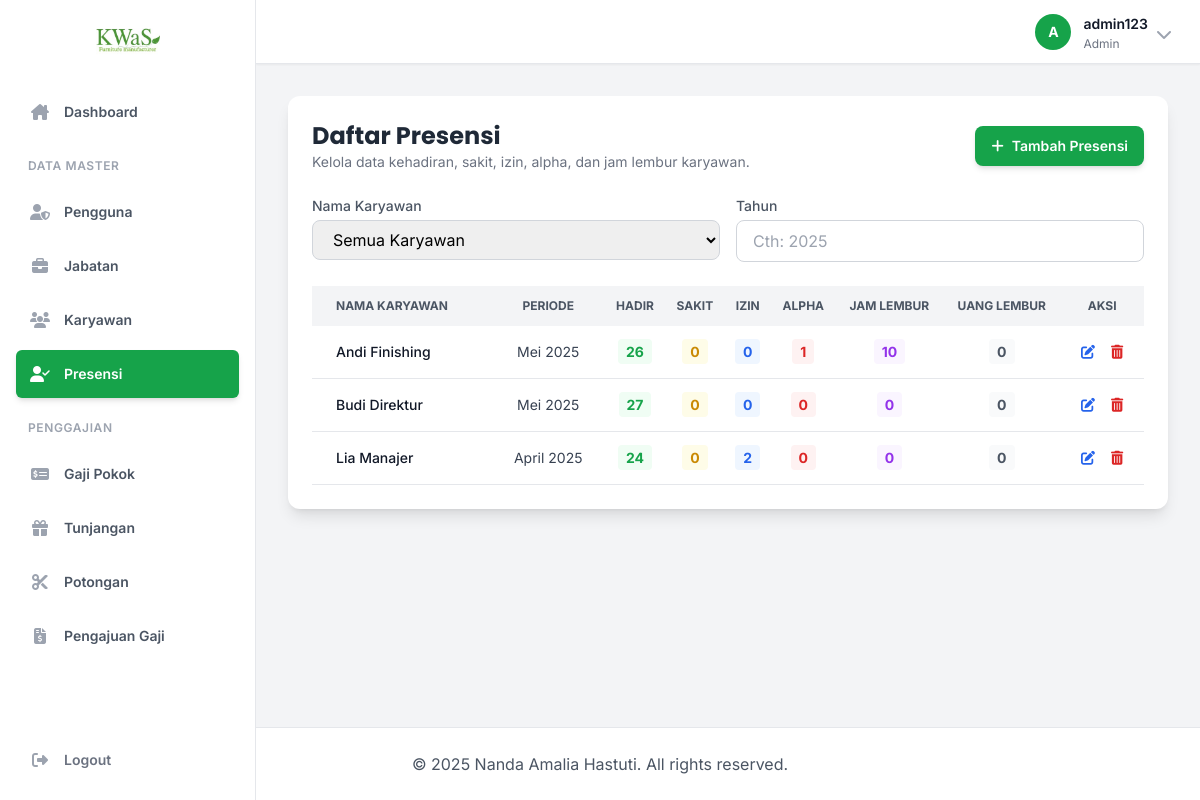
The page /pages/presensi.php (signed in) on the database as committed earlier.
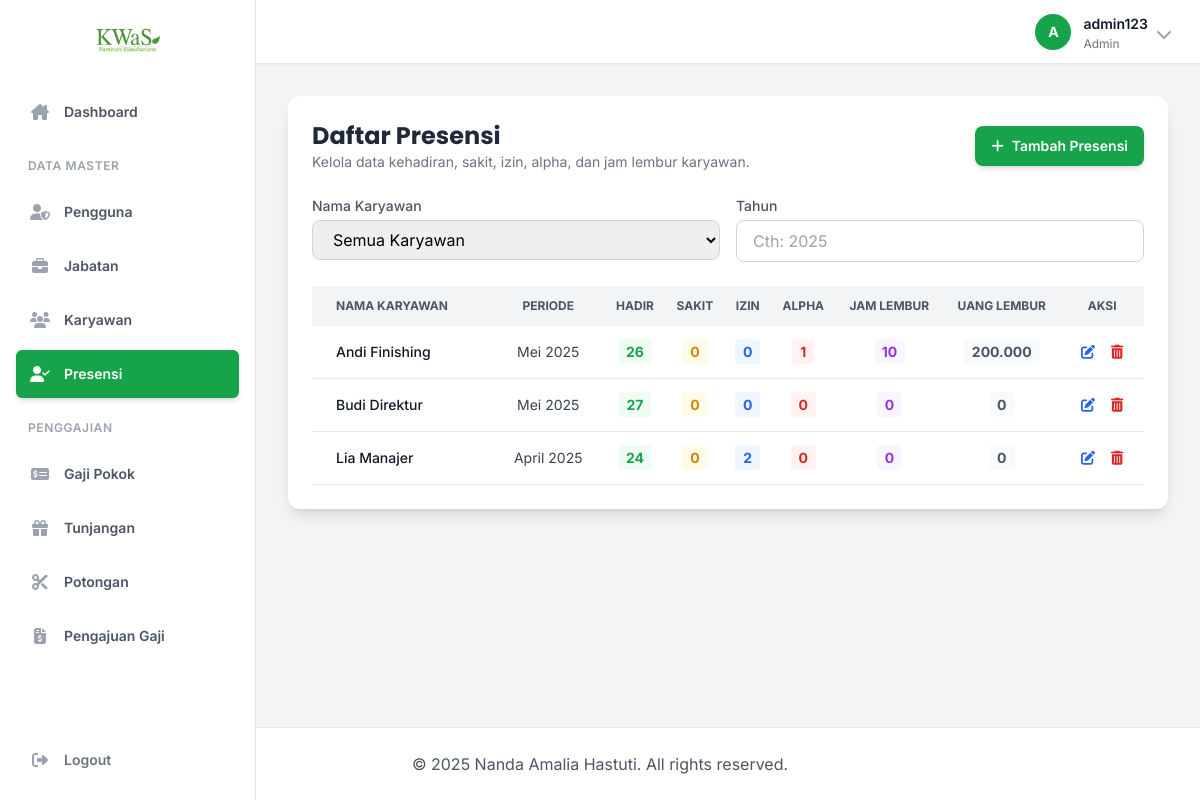
The same page on the database as committed later.
### tables this page shows
CREATE TABLE PRESENSI (
    Id_Presensi INT AUTO_INCREMENT PRIMARY KEY,
    Id_Karyawan VARCHAR(15),
    Bulan VARCHAR(30),
    Tahun YEAR,
    Hadir INT,
    Sakit INT,
    Izin INT,
    Alpha INT,
    Jam_Lembur INT,
    Uang_Lembur DECIMAL(12,2) DEFAULT 0,
    FOREIGN KEY (Id_Karyawan) REFERENCES KARYAWAN(Id_Karyawan) ON DELETE CASCADE
);

CREATE TABLE KARYAWAN (
    Id_Karyawan VARCHAR(15) PRIMARY KEY,
    Nama_Karyawan VARCHAR(50) NOT NULL,
    Jenis_Kelamin ENUM('Laki-laki', 'Perempuan'),
    Tgl_Lahir DATE,
    Tgl_Awal_Kerja DATE,
    Alamat VARCHAR(255),
    Telepon VARCHAR(15),
    Id_Pengguna VARCHAR(15) UNIQUE,
    Id_Jabatan VARCHAR(15),
    Status VARCHAR(10) DEFAULT 'Aktif',
    FOREIGN KEY (Id_Pengguna) REFERENCES PENGGUNA(Id_Pengguna) ON DELETE SET NULL,
    FOREIGN KEY (Id_Jabatan) REFERENCES JABATAN(Id_Jabatan) ON DELETE SET NULL
);

### includes/functions.php (called while the page is built, shortened)
<?php
function e($string) {
    return htmlspecialchars($string ?? '', ENT_QUOTES, 'UTF-8');
}
?>

### pages/presensi.php (the view, shortened to what the changed rows need)
<?php
require_once __DIR__ .
'/../includes/functions.php';
$action = $_GET['action'] ?? 'list';
$page = isset($_GET['page']) ? (int)$_GET['page'] : 1;
$records_per_page = 10;
$offset = ($page - 1) * $records_per_page;
require_once __DIR__ .
'/../includes/header.php';
?>
<?php if ($action === 'list'): ?>
    <div class="bg-white p-6 rounded-xl shadow-lg">
        <div class="flex flex-col sm:flex-row justify-between items-start sm:items-center mb-6 gap-4">
            <div>
                <h2 class="text-2xl font-bold text-gray-800 font-poppins">Daftar Presensi</h2>
            </div>
        </div>
        <div class="overflow-x-auto">
            <table class="w-full text-sm text-center text-gray-700">
                <thead class="text-xs uppercase bg-gray-100 text-gray-600">
                    <tr>
                        <th class="px-6 py-3 text-left">Nama Karyawan</th>
                        <th class="px-4 py-3">Periode</th>
                        <th class="px-2 py-3">Hadir</th>
                        <th class="px-2 py-3">Sakit</th>
                        <th class="px-2 py-3">Izin</th>
                        <th class="px-2 py-3">Alpha</th>
                        <th class="px-2 py-3">Jam Lembur</th>
                        <th class="px-2 py-3">Uang Lembur</th>
                        <th class="px-4 py-3 text-center">Aksi</th>
                    </tr>
                </thead>
                <tbody>
                    <?php
                    $count_params = [];
                    $types_string_count = '';
                    $data_params = $count_params;
                    $types_string_data = $types_string_count;
                    $sql = "SELECT p.*, k.Nama_Karyawan FROM PRESENSI p JOIN KARYAWAN k ON p.Id_Karyawan = k.Id_Karyawan WHERE 1=1";
                    $sql .= " ORDER BY p.Tahun DESC, FIELD(p.Bulan, 'Desember', 'November', 'Oktober', 'September', 'Agustus', 'Juli', 'Juni', 'Mei', 'April', 'Maret', 'Februari', 'Januari'), k.Nama_Karyawan ASC LIMIT ? OFFSET ?";
                    array_push($data_params, $records_per_page, $offset);
                    $types_string_data .= 'ii';
                    $stmt = $conn->prepare($sql);
                    if($types_string_data) $stmt->bind_param($types_string_data, ...$data_params);
                    $stmt->execute();
                    $result = $stmt->get_result();
                    if($result->num_rows > 0):
                        while ($row = $result->fetch_assoc()):
                        ?>
                        <tr class="bg-white border-b hover:bg-gray-50 transition-colors">
                            <td class="px-6 py-4 font-medium text-left text-gray-900"><?= e($row['Nama_Karyawan']) ?></td>
                            <td class="px-4 py-3"><?= e($row['Bulan']) ?> <?= e($row['Tahun']) ?></td>
                            <td class="px-2 py-3"><span class="font-bold text-green-600 bg-green-50 px-2 py-1 rounded"><?= e($row['Hadir']) ?></span></td>
                            <td class="px-2 py-3"><span class="font-bold text-yellow-600 bg-yellow-50 px-2 py-1 rounded"><?= e($row['Sakit']) ?></span></td>
                            <td class="px-2 py-3"><span class="font-bold text-blue-600 bg-blue-50 px-2 py-1 rounded"><?= e($row['Izin']) ?></span></td>
                            <td class="px-2 py-3"><span class="font-bold text-red-600 bg-red-50 px-2 py-1 rounded"><?= e($row['Alpha']) ?></span></td>
                            <td class="px-2 py-3"><span class="font-bold text-purple-600 bg-purple-50 px-2 py-1 rounded"><?= e($row['Jam_Lembur'] ?? '0') ?></span></td>
                            <td class="px-2 py-3"><span class="font-bold text-gray-600 bg-gray-50 px-2 py-1 rounded"><?= e(number_format($row['Uang_Lembur'] ?? 0, 0, ',', '.')) ?></span></td>
                            <td class="px-4 py-3">
                                <div class="flex items-center justify-center gap-4">
                                    <a href="presensi.php?action=edit&id=<?= e($row['Id_Presensi']) ?>" class="text-blue-600 hover:text-blue-800" title="Edit"><i class="fa-solid fa-pen-to-square"></i></a>
                                    <a href="presensi.php?action=delete&id=<?= e($row['Id_Presensi']) ?>&token=<?= e($_SESSION['csrf_token']) ?>" class="text-red-600 hover:text-red-800" onclick="return confirm('Yakin?')" title="Hapus"><i class="fa-solid fa-trash-alt"></i></a>
                                </div>
                            </td>
                        </tr>
                        <?php endwhile;
                    else:
                        echo '<tr><td colspan="8" class="text-center py-5 text-gray-500">Tidak ada data ditemukan.</td></tr>';
                    endif;
                    ?>
                </tbody>
            </table>
        </div>
    </div>
<?php endif; ?>
<?php
require_once __DIR__ .
'/../includes/footer.php';
?>

Rows that differ between the two databases and show on the page:
changed presensi "Andi Finishing": Uang_Lembur "0" → "200.000"
